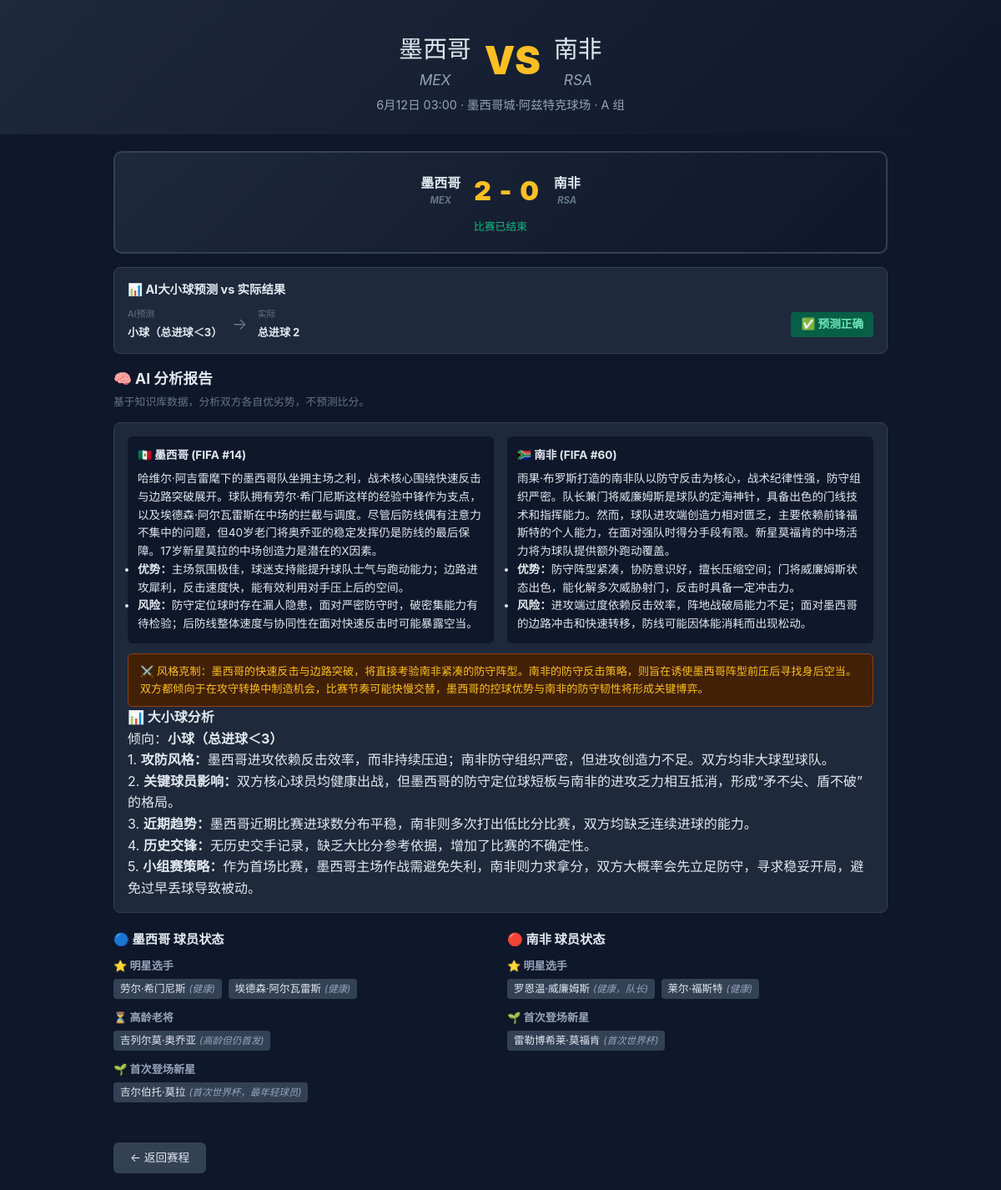
The app's page /match/1 with its own data.
### tables this page shows
CREATE TABLE teams (
        id INTEGER PRIMARY KEY, name TEXT, fifa_code TEXT, group_name TEXT,
        fifa_rank INTEGER DEFAULT NULL, coach TEXT DEFAULT NULL,
        style TEXT DEFAULT NULL, strengths TEXT DEFAULT NULL,
        weaknesses TEXT DEFAULT NULL, has_detail INTEGER DEFAULT 0);

CREATE TABLE matches (
        id INTEGER PRIMARY KEY, team_a_id INTEGER, team_b_id INTEGER,
        match_date TEXT, venue TEXT, group_name TEXT, team_a_score INTEGER DEFAULT NULL, team_b_score INTEGER DEFAULT NULL);

CREATE TABLE report_cache (
        match_id INTEGER PRIMARY KEY, report_html TEXT,
        created_at TIMESTAMP DEFAULT CURRENT_TIMESTAMP);

CREATE TABLE players (
        id INTEGER PRIMARY KEY, team_id INTEGER, name TEXT, category TEXT,
        age INTEGER, position TEXT, status TEXT, recent_form TEXT,
        FOREIGN KEY (team_id) REFERENCES teams(id));

### app.py (the view)
@app.route("/match/<int:match_id>")
def match(match_id):
    m, a, b, h2h, a_players, b_players = get_match(match_id)
    if m is None:
        return render_template("match.html", match=None), 404
    def classify_players(players):
        result = {}
        for p in players:
            cat = p["category"]
            if cat not in result:
                result[cat] = []
            result[cat].append(p)
        return result
    a_score = m["team_a_score"]
    b_score = m["team_b_score"]
    is_completed = a_score is not None and b_score is not None
    pred_result = None
    if is_completed:
        total_goals = a_score + b_score
        ai_pred = get_prediction_for_match(match_id)
        if ai_pred == "大球":
            pred_result = {
                "prediction": "大球（总进球≥3）",
                "actual": f"总进球 {total_goals}",
                "correct": total_goals >= 3,
            }
        elif ai_pred == "小球":
            pred_result = {
                "prediction": "小球（总进球＜3）",
                "actual": f"总进球 {total_goals}",
                "correct": total_goals < 3,
            }
    report = generate_match_report(match_id, a, b, a_players, b_players, h2h)
    return render_template(
        "match.html",
        match=m,
        team_a=a,
        team_b=b,
        h2h=h2h,
        a_players_by_cat=classify_players(a_players),
        b_players_by_cat=classify_players(b_players),
        cat_labels=CATEGORY_LABELS,
        report=report,
        is_completed=is_completed,
        pred_result=pred_result,
    )

### ai_engine.py (called while the page is built)
def generate_match_report(match_id, team_a, team_b, a_players, b_players, h2h):
    from models import get_cached_report, save_report_cache
    cached = get_cached_report(match_id)
    if cached:
        return cached
    api_key = os.environ.get("DEEPSEEK_API_KEY")
    report = _generate_with_deepseek(api_key, team_a, team_b, a_players, b_players, h2h) if api_key \
        else _generate_rule_based(team_a, team_b, a_players, b_players, h2h)
    save_report_cache(match_id, report)
    return report

### models.py (called while the page is built)
def get_match(match_id):
    conn = sqlite3.connect(DB_PATH); conn.row_factory = sqlite3.Row
    m = conn.execute("SELECT * FROM matches WHERE id=?", (match_id,)).fetchone()
    if not m: conn.close(); return None,None,None,None,[],[]
    a = conn.execute("SELECT * FROM teams WHERE id=?",(m["team_a_id"],)).fetchone()
    b = conn.execute("SELECT * FROM teams WHERE id=?",(m["team_b_id"],)).fetchone()
    h2h = conn.execute("SELECT * FROM head_to_head WHERE (team_a_id=? AND team_b_id=?) OR (team_a_id=? AND team_b_id=?)",
        (m["team_a_id"],m["team_b_id"],m["team_b_id"],m["team_a_id"])).fetchone()
    ap = conn.execute("SELECT * FROM players WHERE team_id=?",(m["team_a_id"],)).fetchall()
    bp = conn.execute("SELECT * FROM players WHERE team_id=?",(m["team_b_id"],)).fetchall()
    conn.close(); return m,a,b,h2h,ap,bp

def get_cached_report(match_id):
    conn = sqlite3.connect(DB_PATH)
    row = conn.execute("SELECT report_html FROM report_cache WHERE match_id=?", (match_id,)).fetchone()
    conn.close()
    return row[0] if row else None

def get_prediction_for_match(match_id):
    import re
    report = get_cached_report(match_id)
    if not report:
        return None
    m = re.search(r'倾向[：:]\s*<strong[^>]*>(.*?)</strong>', report)
    if m:
        text = m.group(1)
        if '大球' in text:
            return '大球'
        elif '小球' in text:
            return '小球'
    m2 = re.search(r'倾向[：:].*?(大球|小球)', report)
    if m2:
        return m2.group(1)
    return None

### templates/match.html (shortened to what this page needs)
<!DOCTYPE html>
<html lang="zh">
<head>
<link rel="stylesheet" href="/static/style.css">
</head>
<body>
{% if match %}
<header class="header match-header">
  <div class="vs-title">
    <span class="team-a">{{ team_a.name }} <em>{{ team_a.fifa_code }}</em></span>
    <span class="vs">VS</span>
    <span class="team-b">{{ team_b.name }} <em>{{ team_b.fifa_code }}</em></span>
  </div>
  <p class="subtitle">{{ match.match_date }} · {{ match.venue }} · {{ match.group_name }} 组</p>
</header>
<main class="container">
  {% if is_completed %}
  <section class="match-result-banner">
    <div class="result-score">
      <span class="result-team">{{ team_a.name }} <em>{{ team_a.fifa_code }}</em></span>
      <span class="result-score-num">{{ match.team_a_score }} - {{ match.team_b_score }}</span>
      <span class="result-team">{{ team_b.name }} <em>{{ team_b.fifa_code }}</em></span>
    </div>
    <div class="result-status">比赛已结束</div>
  </section>
  {% if pred_result %}
  <section class="prediction-comparison">
    <h3>📊 AI大小球预测 vs 实际结果</h3>
    <div class="pred-compare-row">
      <div class="pred-side">
        <span class="pred-label">AI预测</span>
        <strong>{{ pred_result.prediction }}</strong>
      </div>
      <span class="pred-vs-arrow">→</span>
      <div class="pred-side">
        <span class="pred-label">实际</span>
        <strong>{{ pred_result.actual }}</strong>
      </div>
      <div class="pred-outcome {{ 'pred-correct' if pred_result.correct else 'pred-wrong' }}">
        {{ '✅ 预测正确' if pred_result.correct else '❌ 预测错误' }}
      </div>
    </div>
  </section>
  {% endif %}
  {% endif %}
  <section class="ai-report">
    <h2>🧠 AI 分析报告</h2>
    <p class="ai-disclaimer">基于知识库数据，分析双方各自优劣势，不预测比分。</p>
    <div class="report-body">{{ report | safe }}</div>
  </section>
  <section class="players-comparison">
    <div class="team-col">
      <h3>🔵 {{ team_a.name }} 球员状态</h3>
      {% if a_players_by_cat %}
        {% for cat, plist in a_players_by_cat.items() %}
        <div class="player-mini-group"><strong>{{ cat_labels.get(cat, cat) }}</strong>
          {% for p in plist %}
          <span class="player-tag">{{ p.name }}<i>({{ p.status }})</i></span>
          {% endfor %}
        </div>
        {% endfor %}
      {% else %}
        <p class="no-players">暂无球员数据</p>
      {% endif %}
    </div>
    <div class="team-col">
      <h3>🔴 {{ team_b.name }} 球员状态</h3>
      {% if b_players_by_cat %}
        {% for cat, plist in b_players_by_cat.items() %}
        <div class="player-mini-group"><strong>{{ cat_labels.get(cat, cat) }}</strong>
          {% for p in plist %}
          <span class="player-tag">{{ p.name }}<i>({{ p.status }})</i></span>
          {% endfor %}
        </div>
        {% endfor %}
      {% else %}
        <p class="no-players">暂无球员数据</p>
      {% endif %}
    </div>
  </section>
  <a href="/" class="btn-back">← 返回赛程</a>
</main>
{% endif %}
</body>
</html>

### static/style.css (style rules this page uses)
* { margin:0;padding:0;box-sizing:border-box }
body { font-family:-apple-system,BlinkMacSystemFont,"Segoe UI",Roboto,sans-serif;background:#0f172a;color:#e2e8f0;min-height:100vh;line-height:1.6 }
a { color:#818cf8;text-decoration:none }
.header { text-align:center;padding:36px 16px 24px;background:linear-gradient(135deg,#1e293b,#0f172a) }
.subtitle { color:#94a3b8;font-size:.9rem;margin-top:4px }
.match-header .vs-title { font-size:clamp(1.2rem,3vw,1.8rem);display:flex;justify-content:center;align-items:center;gap:16px;flex-wrap:wrap }
.vs { color:#fbbf24;font-weight:900;font-size:1.6em }
.team-a em,.team-b em { font-size:.6em;color:#94a3b8;display:block }
.container { max-width:960px;margin:0 auto;padding:20px 16px }
.ai-report { margin-bottom:20px }
.ai-report h2 { font-size:1.1rem;margin-bottom:4px }
.ai-disclaimer { font-size:.8rem;color:#64748b;margin-bottom:14px }
.report-body { border:1px solid #334155;border-radius:8px;padding:16px;background:#1e293b }
.report-grid { display:grid;grid-template-columns:1fr 1fr;gap:16px;font-size:.85rem }
.report-col { padding:12px;border-radius:6px;background:#0f172a }
.report-col h4 { margin-bottom:6px }
.style-clash { padding:10px 14px;margin-top:12px;background:#422006;border:1px solid #92400e;border-radius:6px;font-size:.82rem;color:#fbbf24 }
.players-comparison { display:grid;grid-template-columns:1fr 1fr;gap:16px;margin-bottom:20px }
.team-col h3 { font-size:.95rem;margin-bottom:8px }
.player-mini-group { margin-bottom:10px;font-size:.82rem }
.player-mini-group strong { color:#94a3b8;display:block;margin-bottom:3px }
.player-tag { display:inline-block;padding:2px 8px;margin:2px 4px 2px 0;background:#334155;border-radius:4px;font-size:.78rem }
.player-tag i { color:#94a3b8;margin-left:4px;font-size:.72rem }
.btn-back { display:inline-block;margin-top:16px;padding:8px 20px;border-radius:6px;background:#334155;color:#e2e8f0;font-size:.85rem }
.pred-correct { background: #065f46; color: #6ee7b7; }
.match-result-banner { text-align: center; padding: 20px 16px; margin-bottom: 16px; background: linear-gradient(135deg, #1e293b, #0f172a); border: 2px solid #334155; border-radius: 10px; }
.result-score { display: flex; justify-content: center; align-items: center; gap: 16px; flex-wrap: wrap; }
.result-score-num { font-size: 2rem; font-weight: 900; color: #fbbf24; letter-spacing: .05em; }
.result-team { font-size: 1rem; font-weight: 700; color: #e2e8f0; }
.result-team em { color: #64748b; font-size: .7em; display: block; }
.result-status { color: #10b981; font-size: .8rem; margin-top: 8px; }
.prediction-comparison { padding: 14px 16px; margin-bottom: 16px; background: #1e293b; border: 1px solid #334155; border-radius: 8px; }
.prediction-comparison h3 { font-size: .9rem; margin-bottom: 10px; color: #e2e8f0; }
.pred-compare-row { display: flex; align-items: center; gap: 12px; flex-wrap: wrap; font-size: .82rem; }
.pred-side { display: flex; flex-direction: column; gap: 2px; }
.pred-label { font-size: .68rem; color: #64748b; text-transform: uppercase; }
.pred-vs-arrow { color: #64748b; font-size: 1.2rem; }
.pred-outcome { margin-left: auto; padding: 4px 12px; border-radius: 4px; font-weight: 700; font-size: .85rem; }

### records on screen
teams: name "墨西哥", fifa_code "MEX"
teams: name "南非", fifa_code "RSA"
matches: match_date "6月12日 03:00", venue "墨西哥城·阿兹特克球场", group_name "A", team_a_score "2", team_b_score "0"
report_cache: report_html "🇲🇽 墨西哥 (FIFA #14) 哈维尔·阿吉雷麾下的墨西哥队坐拥主场之利，战术核心围绕快速反击与边路突破展开。球队拥有劳尔·希门尼斯这样的经验中锋作为支点，以及埃德森·阿尔瓦雷斯在中场的拦截与调度。尽管后防线偶有注意力不集中的问题，但40岁老门将奥乔亚的稳定发挥仍是防线的最后保障。17岁新星莫拉的中场创造力是潜在的X因素。 优势： 主场氛围极佳，球迷支持能提升球队士气与跑动能力；边路进攻犀利，反击速度快，能有效利用对手压上后的空间。 风险： 防守定位球时存在漏人隐患，面对严密防守时，破密集能力有待检验；后防线整体速度与协同性在面对快速反击时可能暴露空当。 🇿🇦 南非 (FIFA #60) 雨果·布罗斯打造的南非队以防守反击为核心，战术纪律性强，防守组织严密。队长兼门将威廉姆斯是球队的定海神针，具备出色的门线技术和指挥能力。然而，球队进攻端创造力相对匮乏，主要依赖前锋福斯特的个人能力，在面对强队时得分手段有限。新星莫福肯的中场活力将为球队提供额外跑动覆盖。 优势： 防守阵型紧凑，协防意识好，擅长压缩空间；门将威廉姆斯状态出色，能化解多次威胁射门，反击时具备一定冲击力。 风险： 进攻端过度依赖反击效率，阵地战破局能力不足；面对墨西哥的边路冲击和快速转移，防线可能因体能消耗而出现松动。 ⚔️ 风格克制：墨西哥的快速反击与边路突破，将直接考验南非紧凑的防守阵型。南非的防守反击策略，则旨在诱使墨西哥阵型前压后寻找身后空当。双方都倾向于在攻守转换中制造机会，比赛节奏可能快慢交替，墨西哥的控球优势与南非的防守韧性将形成关键博弈。 📊 大小球分析 倾向： 小球（总进球＜3） 1.…"
players: get "⭐ 明星选手", name "劳尔·希门尼斯", status "健康"
players: name "埃德森·阿尔瓦雷斯", status "健康"
players: get "⏳ 高龄老将", name "吉列尔莫·奥乔亚", status "高龄但仍首发"
players: get "🌱 首次登场新星", name "吉尔伯托·莫拉", status "首次世界杯，最年轻球员"
players: get "⭐ 明星选手", name "罗恩温·威廉姆斯", status "健康，队长"
players: name "莱尔·福斯特", status "健康"
players: get "🌱 首次登场新星", name "雷勒博希莱·莫福肯", status "首次世界杯"

### other values on screen
{{ pred_result.prediction }} "小球（总进球＜3）"
{{ pred_result.actual }} "总进球 2"
{{ '✅ 预测正确' if pred_result.correct else '❌ 预测错误' }} "✅ 预测正确"
